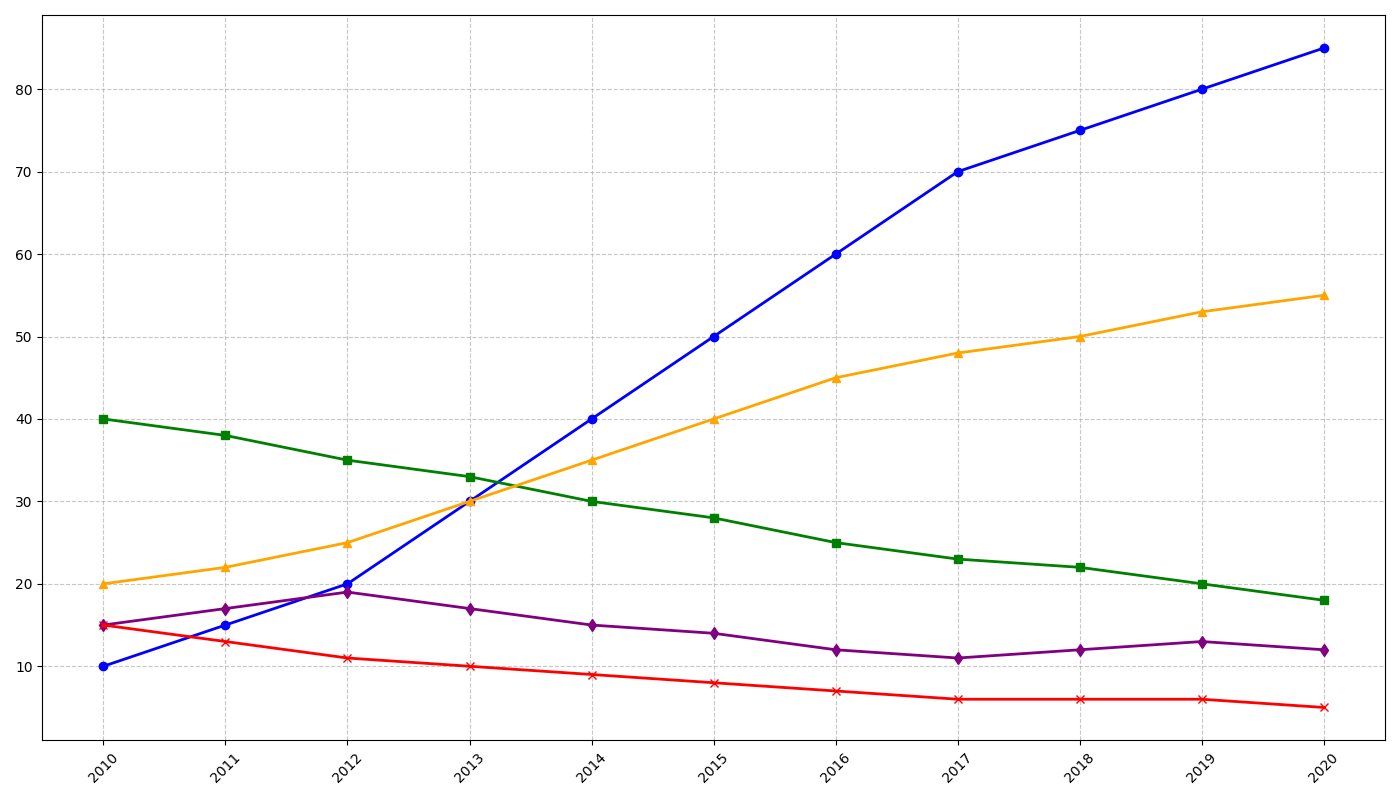

The Python source for this figure:
import matplotlib.pyplot as plt
import numpy as np

# Years for x-axis
years = np.arange(2010, 2021)

# Search interest for different languages (fictional data, % of total search interest)
python_interest = [10, 15, 20, 30, 40, 50, 60, 70, 75, 80, 85]
java_interest = [40, 38, 35, 33, 30, 28, 25, 23, 22, 20, 18]
javascript_interest = [20, 22, 25, 30, 35, 40, 45, 48, 50, 53, 55]
csharp_interest = [15, 17, 19, 17, 15, 14, 12, 11, 12, 13, 12]
ruby_interest = [15, 13, 11, 10, 9, 8, 7, 6, 6, 6, 5]

# Initialize the figure and axis
fig, ax = plt.subplots(figsize=(14, 8))

# Plotting the line chart for each programming language
ax.plot(years, python_interest, marker='o', linestyle='-', color='blue', linewidth=2)
ax.plot(years, java_interest, marker='s', linestyle='-', color='green', linewidth=2)
ax.plot(years, javascript_interest, marker='^', linestyle='-', color='orange', linewidth=2)
ax.plot(years, csharp_interest, marker='d', linestyle='-', color='purple', linewidth=2)
ax.plot(years, ruby_interest, marker='x', linestyle='-', color='red', linewidth=2)

# Remove annotations, legend, title, and labels
ax.grid(True, linestyle='--', alpha=0.7)

# Ensuring x-tick labels are readable by rotating them
plt.xticks(years, rotation=45)

# Automatically adjust layout to prevent overlap
plt.tight_layout()

# Show the plot
plt.show()
